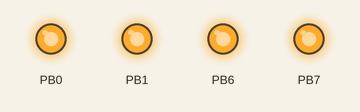
Recording of a program running on a simulated ATmega328P, built with avr-gcc and emulated at 16 MHz. Shown: output pins drawn as LEDs (lit = HIGH). Pins used as bus, display or sensor lines are not drawn.

Above: at 0.1 s.
Timing chart, 0 to 1.6 s (numbered marks = the images above):
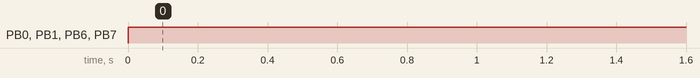

Measured:
- by itself, PB0, PB1, PB6, PB7: LOW → HIGH at 0.00 s

The program:

main.c
```c
/*
 * GccApplication1.c
 *
 * Created: 26.01.2021 19:05:40
 * Author : aga
 */

#include <avr/io.h>
#include <avr/sfr_defs.h>
#define F_CPU 16000000UL
#include <util/delay.h>

#define SPI_DDR DDRB
#define CS      PORTB2
#define MOSI    PORTB3
#define SCK     PORTB5

void SPI_init();
void Send_spi(int8_t x);

int main(void)
{
	DDRB = 255;
	PORTB = 0b11101111;

	SPI_init();

    while (1)
    {
        Send_spi(5);
        _delay_ms(1000);
		Send_spi(150);
		_delay_ms(1000);
		Send_spi(250);
		_delay_ms(1000);
    }
}

void SPI_init()
{
	// set CS, MOSI and SCK to output
	SPI_DDR |= (1 << CS) | (1 << MOSI) | (1 << SCK);

	// enable SPI, set as master, and clock to fosc/128
	SPCR = (1 << SPE) | (1 << MSTR) | (1 << SPR1) | (1 << SPR0);
}

void Send_spi(int8_t x)
{
	SPDR = x;
	while (!bit_is_set(SPSR, SPIF));
}
```
